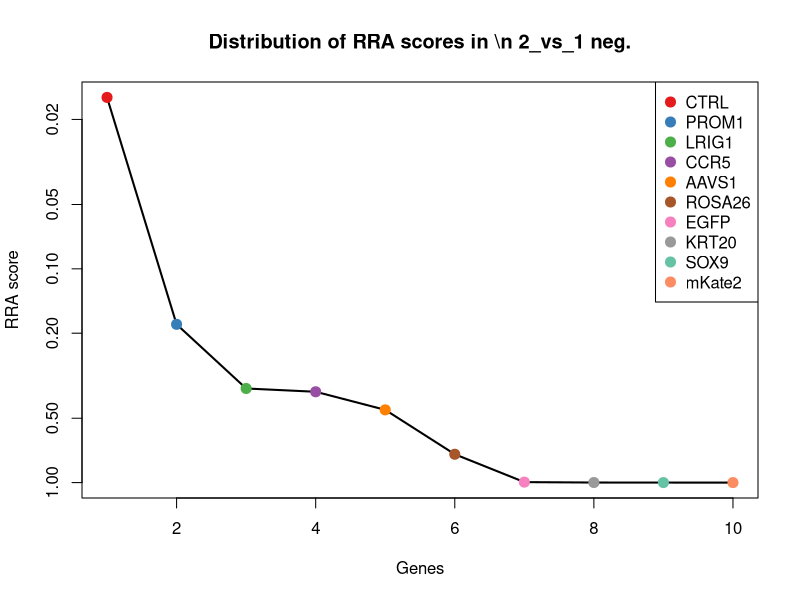
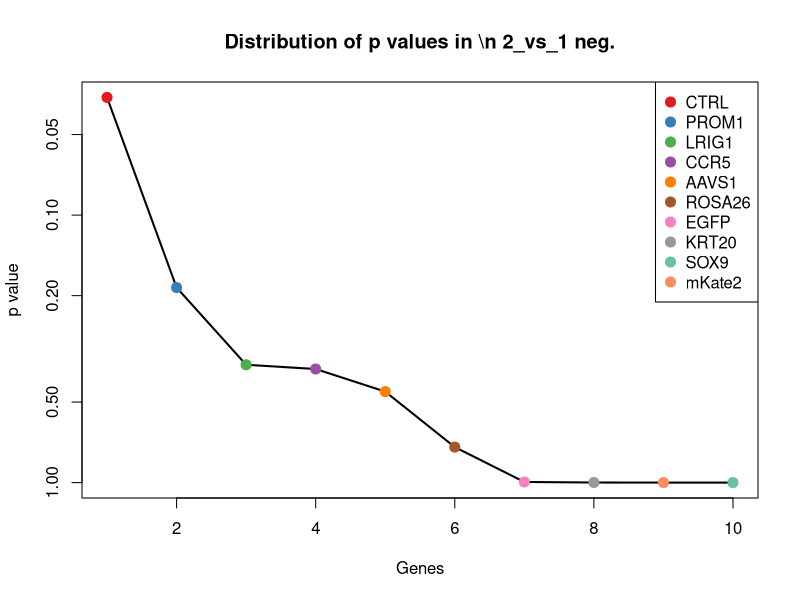
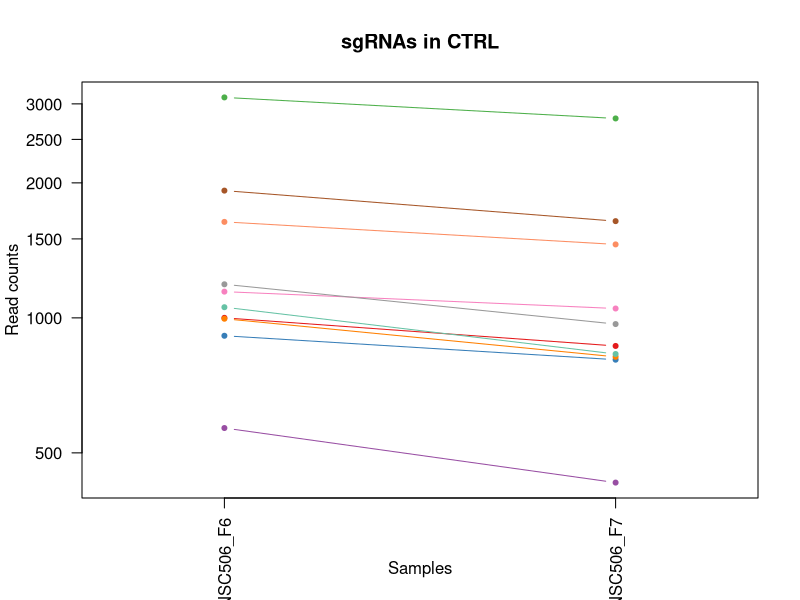
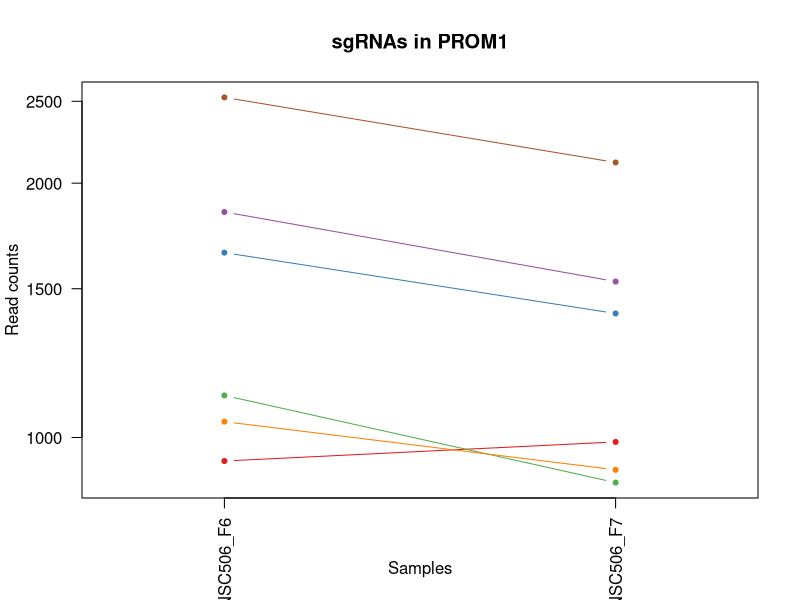
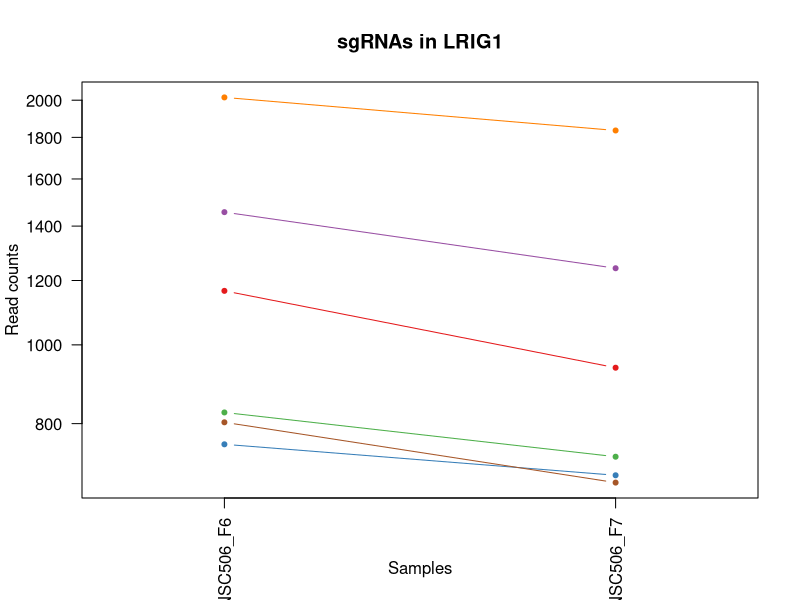
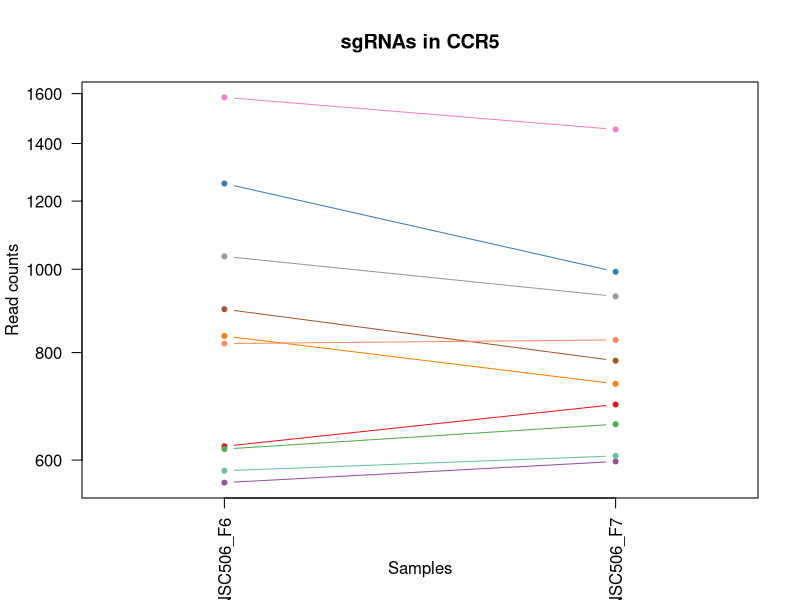
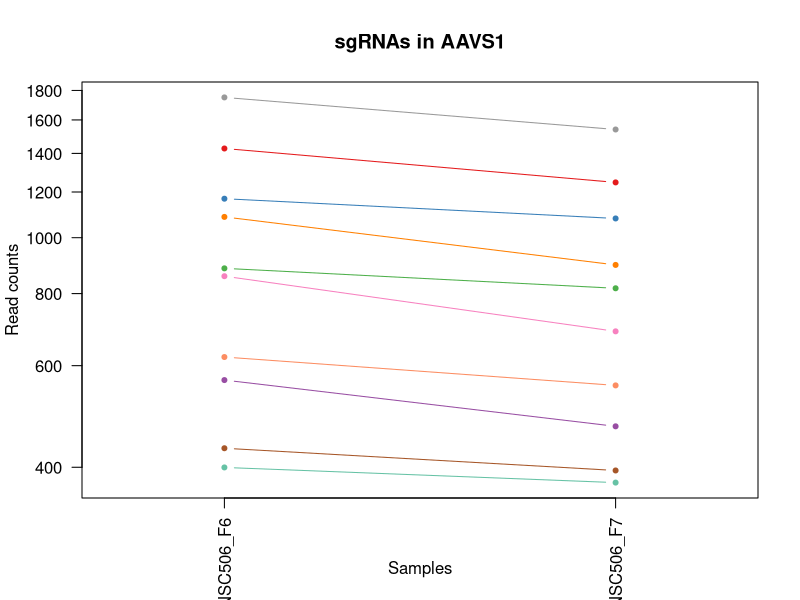
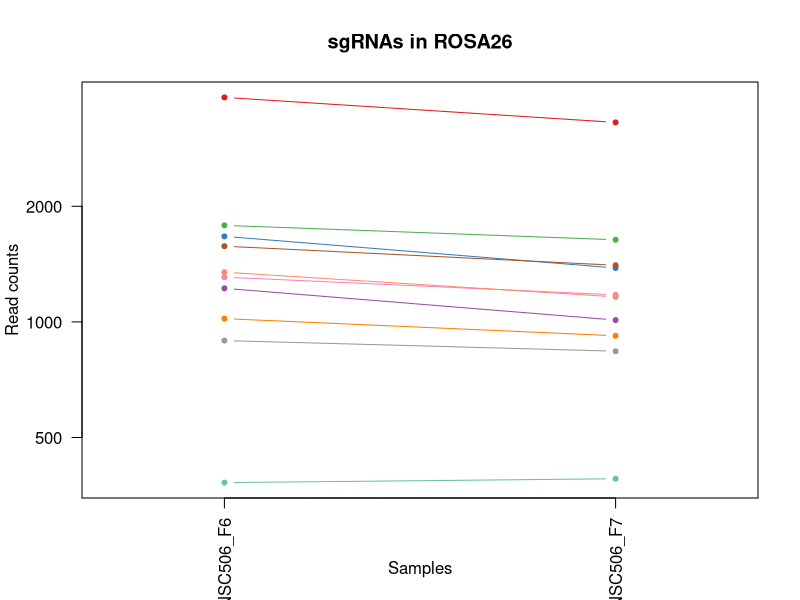

R code for these plots, in order: (Note: this script raises an error after producing the figures.)
pdf(file='S6B_c1_t2.pdf',width=4.5,height=4.5);
gstable=read.table('S6B_c1_t2.gene_summary.txt',header=T)
# 
#
# parameters
# Do not modify the variables beginning with "__"

# gstablename='__GENE_SUMMARY_FILE__'
startindex=3
# outputfile='__OUTPUT_FILE__'
targetgenelist=c("CTRL","PROM1","LRIG1","CCR5","AAVS1","ROSA26","EGFP","KRT20","SOX9","mKate2")
# samplelabel=sub('.\\w+.\\w+$','',colnames(gstable)[startindex]);
samplelabel='2_vs_1 neg.'


# You need to write some codes in front of this code:
# gstable=read.table(gstablename,header=T)
# pdf(file=outputfile,width=6,height=6)


# set up color using RColorBrewer
#library(RColorBrewer)
#colors <- brewer.pal(length(targetgenelist), "Set1")

colors=c( "#E41A1C", "#377EB8", "#4DAF4A", "#984EA3", "#FF7F00",  "#A65628", "#F781BF",
          "#999999", "#66C2A5", "#FC8D62", "#8DA0CB", "#E78AC3", "#A6D854", "#FFD92F", "#E5C494", "#B3B3B3", 
          "#8DD3C7", "#FFFFB3", "#BEBADA", "#FB8072", "#80B1D3", "#FDB462", "#B3DE69", "#FCCDE5",
          "#D9D9D9", "#BC80BD", "#CCEBC5", "#FFED6F")

######
# function definition

plotrankedvalues<-function(val, tglist, ...){
  
  plot(val,log='y',ylim=c(max(val),min(val)),type='l',lwd=2, ...)
  if(length(tglist)>0){
    for(i in 1:length(tglist)){
      targetgene=tglist[i];
      tx=which(names(val)==targetgene);ty=val[targetgene];
      points(tx,ty,col=colors[(i %% length(colors)) ],cex=2,pch=20)
      # text(tx+50,ty,targetgene,col=colors[i])
    }
    legend('topright',tglist,pch=20,pt.cex = 2,cex=1,col=colors)
  }
}



plotrandvalues<-function(val,targetgenelist, ...){
  # choose the one with the best distance distribution
  
  mindiffvalue=0;
  randval=val;
  for(i in 1:20){
    randval0=sample(val)
    vindex=sort(which(names(randval0) %in% targetgenelist))
    if(max(vindex)>0.9*length(val)){
      # print('pass...')
      next;
    }
    mindiffind=min(diff(vindex));
    if (mindiffind > mindiffvalue){
      mindiffvalue=mindiffind;
      randval=randval0;
      # print(paste('Diff: ',mindiffvalue))
    }
  }
  plot(randval,log='y',ylim=c(max(randval),min(randval)),pch=20,col='grey', ...)
  
  if(length(targetgenelist)>0){
    for(i in 1:length(targetgenelist)){
      targetgene=targetgenelist[i];
      tx=which(names(randval)==targetgene);ty=randval[targetgene];
      points(tx,ty,col=colors[(i %% length(colors)) ],cex=2,pch=20)
      text(tx+50,ty,targetgene,col=colors[i])
    }
  }
  
}




# set.seed(1235)



pvec=gstable[,startindex]
names(pvec)=gstable[,'id']
pvec=sort(pvec);

plotrankedvalues(pvec,targetgenelist,xlab='Genes',ylab='RRA score',main=paste('Distribution of RRA scores in \\n',samplelabel))

# plotrandvalues(pvec,targetgenelist,xlab='Genes',ylab='RRA score',main=paste('Distribution of RRA scores in \\n',samplelabel))


pvec=gstable[,startindex+1]
names(pvec)=gstable[,'id']
pvec=sort(pvec);

plotrankedvalues(pvec,targetgenelist,xlab='Genes',ylab='p value',main=paste('Distribution of p values in \\n',samplelabel))

# plotrandvalues(pvec,targetgenelist,xlab='Genes',ylab='p value',main=paste('Distribution of p values in \\n',samplelabel))



# you need to write after this code:
# dev.off()






# parameters
# Do not modify the variables beginning with "__"
targetmat=list(c(999.0746671059019,864.6739460594011),c(911.143968028296,805.7358600035835),c(3100.3151657535195,2782.772923901265),c(567.0014043969762,428.23368855746014),c(994.5265274984396,817.6726875591921),c(1920.8309608849434,1642.0598406184142),c(1143.099088008877,1048.202669726884),c(1187.0644375476802,967.6290837265258),c(1055.1683889312712,829.6095151148008),c(1635.8142121506346,1457.0390135064802))
targetgene="CTRL"
collabel=c("S46_MNSC506_F6","S47_MNSC506_F7")

# set up color using RColorBrewer
#library(RColorBrewer)
#colors <- brewer.pal(length(targetgenelist), "Set1")

colors=c( "#E41A1C", "#377EB8", "#4DAF4A", "#984EA3", "#FF7F00",  "#A65628", "#F781BF",
          "#999999", "#66C2A5", "#FC8D62", "#8DA0CB", "#E78AC3", "#A6D854", "#FFD92F", "#E5C494", "#B3B3B3", 
          "#8DD3C7", "#FFFFB3", "#BEBADA", "#FB8072", "#80B1D3", "#FDB462", "#B3DE69", "#FCCDE5",
          "#D9D9D9", "#BC80BD", "#CCEBC5", "#FFED6F")


## code

targetmatvec=unlist(targetmat)+1
yrange=range(targetmatvec[targetmatvec>0]);
# yrange[1]=1; # set the minimum value to 1
for(i in 1:length(targetmat)){
  vali=targetmat[[i]]+1;
  if(i==1){
    plot(1:length(vali),vali,type='b',las=1,pch=20,main=paste('sgRNAs in',targetgene),ylab='Read counts',xlab='Samples',xlim=c(0.7,length(vali)+0.3),ylim = yrange,col=colors[(i %% length(colors))],xaxt='n',log='y')
    axis(1,at=1:length(vali),labels=(collabel),las=2)
    # lines(0:100,rep(1,101),col='black');
  }else{
    lines(1:length(vali),vali,type='b',pch=20,col=colors[(i %% length(colors))])
  }
}




# parameters
# Do not modify the variables beginning with "__"
targetmat=list(c(936.9167591372494,987.0264285043897),c(1654.006770580484,1401.0851343395645),c(1120.3583899715652,883.3252391150397),c(1848.0607271655454,1528.659978840132),c(1043.0400166447048,914.6594114485124),c(2525.7335286774396,2115.056632509407))
targetgene="PROM1"
collabel=c("S46_MNSC506_F6","S47_MNSC506_F7")

# set up color using RColorBrewer
#library(RColorBrewer)
#colors <- brewer.pal(length(targetgenelist), "Set1")

colors=c( "#E41A1C", "#377EB8", "#4DAF4A", "#984EA3", "#FF7F00",  "#A65628", "#F781BF",
          "#999999", "#66C2A5", "#FC8D62", "#8DA0CB", "#E78AC3", "#A6D854", "#FFD92F", "#E5C494", "#B3B3B3", 
          "#8DD3C7", "#FFFFB3", "#BEBADA", "#FB8072", "#80B1D3", "#FDB462", "#B3DE69", "#FCCDE5",
          "#D9D9D9", "#BC80BD", "#CCEBC5", "#FFED6F")


## code

targetmatvec=unlist(targetmat)+1
yrange=range(targetmatvec[targetmatvec>0]);
# yrange[1]=1; # set the minimum value to 1
for(i in 1:length(targetmat)){
  vali=targetmat[[i]]+1;
  if(i==1){
    plot(1:length(vali),vali,type='b',las=1,pch=20,main=paste('sgRNAs in',targetgene),ylab='Read counts',xlab='Samples',xlim=c(0.7,length(vali)+0.3),ylim = yrange,col=colors[(i %% length(colors))],xaxt='n',log='y')
    axis(1,at=1:length(vali),labels=(collabel),las=2)
    # lines(0:100,rep(1,101),col='black');
  }else{
    lines(1:length(vali),vali,type='b',pch=20,col=colors[(i %% length(colors))])
  }
}




# parameters
# Do not modify the variables beginning with "__"
targetmat=list(c(1164.3237395103683,936.2949113930531),c(753.4751283029336,690.0978430586248),c(824.7293154865108,727.4004291699018),c(1455.4046743879603,1241.4300657832991),c(2014.8258461058326,1834.5411849526035),c(801.988617449199,675.9228603363395))
targetgene="LRIG1"
collabel=c("S46_MNSC506_F6","S47_MNSC506_F7")

# set up color using RColorBrewer
#library(RColorBrewer)
#colors <- brewer.pal(length(targetgenelist), "Set1")

colors=c( "#E41A1C", "#377EB8", "#4DAF4A", "#984EA3", "#FF7F00",  "#A65628", "#F781BF",
          "#999999", "#66C2A5", "#FC8D62", "#8DA0CB", "#E78AC3", "#A6D854", "#FFD92F", "#E5C494", "#B3B3B3", 
          "#8DD3C7", "#FFFFB3", "#BEBADA", "#FB8072", "#80B1D3", "#FDB462", "#B3DE69", "#FCCDE5",
          "#D9D9D9", "#BC80BD", "#CCEBC5", "#FFED6F")


## code

targetmatvec=unlist(targetmat)+1
yrange=range(targetmatvec[targetmatvec>0]);
# yrange[1]=1; # set the minimum value to 1
for(i in 1:length(targetmat)){
  vali=targetmat[[i]]+1;
  if(i==1){
    plot(1:length(vali),vali,type='b',las=1,pch=20,main=paste('sgRNAs in',targetgene),ylab='Read counts',xlab='Samples',xlim=c(0.7,length(vali)+0.3),ylim = yrange,col=colors[(i %% length(colors))],xaxt='n',log='y')
    axis(1,at=1:length(vali),labels=(collabel),las=2)
    # lines(0:100,rep(1,101),col='black');
  }else{
    lines(1:length(vali),vali,type='b',pch=20,col=colors[(i %% length(colors))])
  }
}




# parameters
# Do not modify the variables beginning with "__"
targetmat=list(c(621.5790796865247,695.3202051142035),c(1256.8025781954366,992.2487905599686),c(617.0309400790624,659.5097224473776),c(563.9693113253346,596.8413777804323),c(835.3416412372563,734.8609463921572),c(897.4995492059088,781.8622048923662),c(1582.7525833969069,1452.562703173127),c(1033.9437374297802,928.8343941707976),c(582.1618697551842,605.7939984471387),c(818.6651293432277,826.6253082258986))
targetgene="CCR5"
collabel=c("S46_MNSC506_F6","S47_MNSC506_F7")

# set up color using RColorBrewer
#library(RColorBrewer)
#colors <- brewer.pal(length(targetgenelist), "Set1")

colors=c( "#E41A1C", "#377EB8", "#4DAF4A", "#984EA3", "#FF7F00",  "#A65628", "#F781BF",
          "#999999", "#66C2A5", "#FC8D62", "#8DA0CB", "#E78AC3", "#A6D854", "#FFD92F", "#E5C494", "#B3B3B3", 
          "#8DD3C7", "#FFFFB3", "#BEBADA", "#FB8072", "#80B1D3", "#FDB462", "#B3DE69", "#FCCDE5",
          "#D9D9D9", "#BC80BD", "#CCEBC5", "#FFED6F")


## code

targetmatvec=unlist(targetmat)+1
yrange=range(targetmatvec[targetmatvec>0]);
# yrange[1]=1; # set the minimum value to 1
for(i in 1:length(targetmat)){
  vali=targetmat[[i]]+1;
  if(i==1){
    plot(1:length(vali),vali,type='b',las=1,pch=20,main=paste('sgRNAs in',targetgene),ylab='Read counts',xlab='Samples',xlim=c(0.7,length(vali)+0.3),ylim = yrange,col=colors[(i %% length(colors))],xaxt='n',log='y')
    axis(1,at=1:length(vali),labels=(collabel),las=2)
    # lines(0:100,rep(1,101),col='black');
  }else{
    lines(1:length(vali),vali,type='b',pch=20,col=colors[(i %% length(colors))])
  }
}




# parameters
# Do not modify the variables beginning with "__"
targetmat=list(c(1426.5997902073652,1245.9063761166524),c(1167.3558325820097,1078.7907903381313),c(883.8551303835217,816.1805841147411),c(565.4853578611554,470.01258500209036),c(1085.4893196476871,896.0081183928738),c(430.5572161731049,393.9153093350853),c(856.5662927387475,687.1136361697226),c(1749.517702337194,1539.1047029512897),c(398.72023892086827,375.26401627944676),c(620.0630331507039,553.5703778913509))
targetgene="AAVS1"
collabel=c("S46_MNSC506_F6","S47_MNSC506_F7")

# set up color using RColorBrewer
#library(RColorBrewer)
#colors <- brewer.pal(length(targetgenelist), "Set1")

colors=c( "#E41A1C", "#377EB8", "#4DAF4A", "#984EA3", "#FF7F00",  "#A65628", "#F781BF",
          "#999999", "#66C2A5", "#FC8D62", "#8DA0CB", "#E78AC3", "#A6D854", "#FFD92F", "#E5C494", "#B3B3B3", 
          "#8DD3C7", "#FFFFB3", "#BEBADA", "#FB8072", "#80B1D3", "#FDB462", "#B3DE69", "#FCCDE5",
          "#D9D9D9", "#BC80BD", "#CCEBC5", "#FFED6F")


## code

targetmatvec=unlist(targetmat)+1
yrange=range(targetmatvec[targetmatvec>0]);
# yrange[1]=1; # set the minimum value to 1
for(i in 1:length(targetmat)){
  vali=targetmat[[i]]+1;
  if(i==1){
    plot(1:length(vali),vali,type='b',las=1,pch=20,main=paste('sgRNAs in',targetgene),ylab='Read counts',xlab='Samples',xlim=c(0.7,length(vali)+0.3),ylim = yrange,col=colors[(i %% length(colors))],xaxt='n',log='y')
    axis(1,at=1:length(vali),labels=(collabel),las=2)
    # lines(0:100,rep(1,101),col='black');
  }else{
    lines(1:length(vali),vali,type='b',pch=20,col=colors[(i %% length(colors))])
  }
}




# parameters
# Do not modify the variables beginning with "__"
targetmat=list(c(3841.6619217698867,3306.5012329035944),c(1669.1672359386919,1380.1956861172496),c(1782.8707261252514,1635.3453751183843),c(1221.9335078715583,1010.1540318933816),c(1018.7832720715722,919.1357217818656),c(1573.656304181982,1403.3232895062413),c(1306.8321138775227,1175.031462505226),c(892.9514095984465,837.8160840592817),c(380.52768049101877,389.43899900173204),c(1346.2493238088632,1160.8564797829406))
targetgene="ROSA26"
collabel=c("S46_MNSC506_F6","S47_MNSC506_F7")

# set up color using RColorBrewer
#library(RColorBrewer)
#colors <- brewer.pal(length(targetgenelist), "Set1")

colors=c( "#E41A1C", "#377EB8", "#4DAF4A", "#984EA3", "#FF7F00",  "#A65628", "#F781BF",
          "#999999", "#66C2A5", "#FC8D62", "#8DA0CB", "#E78AC3", "#A6D854", "#FFD92F", "#E5C494", "#B3B3B3", 
          "#8DD3C7", "#FFFFB3", "#BEBADA", "#FB8072", "#80B1D3", "#FDB462", "#B3DE69", "#FCCDE5",
          "#D9D9D9", "#BC80BD", "#CCEBC5", "#FFED6F")


## code

targetmatvec=unlist(targetmat)+1
yrange=range(targetmatvec[targetmatvec>0]);
# yrange[1]=1; # set the minimum value to 1
for(i in 1:length(targetmat)){
  vali=targetmat[[i]]+1;
  if(i==1){
    plot(1:length(vali),vali,type='b',las=1,pch=20,main=paste('sgRNAs in',targetgene),ylab='Read counts',xlab='Samples',xlim=c(0.7,length(vali)+0.3),ylim = yrange,col=colors[(i %% length(colors))],xaxt='n',log='y')
    axis(1,at=1:length(vali),labels=(collabel),las=2)
    # lines(0:100,rep(1,101),col='black');
  }else{
    lines(1:length(vali),vali,type='b',pch=20,col=colors[(i %% length(colors))])
  }
}




# parameters
# Do not modify the variables beginning with "__"
targetmat=list(c(1415.9874644566196,1665.187444007406),c(1902.638402455094,2132.215822120594),c(971.7858294611276,908.690997670708),c(883.8551303835217,1031.7895318379221),c(1755.5818884804771,1883.7805986194892),c(1813.1916568416673,2053.134339564687))
targetgene="EGFP"
collabel=c("S46_MNSC506_F6","S47_MNSC506_F7")

# set up color using RColorBrewer
#library(RColorBrewer)
#colors <- brewer.pal(length(targetgenelist), "Set1")

colors=c( "#E41A1C", "#377EB8", "#4DAF4A", "#984EA3", "#FF7F00",  "#A65628", "#F781BF",
          "#999999", "#66C2A5", "#FC8D62", "#8DA0CB", "#E78AC3", "#A6D854", "#FFD92F", "#E5C494", "#B3B3B3", 
          "#8DD3C7", "#FFFFB3", "#BEBADA", "#FB8072", "#80B1D3", "#FDB462", "#B3DE69", "#FCCDE5",
          "#D9D9D9", "#BC80BD", "#CCEBC5", "#FFED6F")


## code

targetmatvec=unlist(targetmat)+1
yrange=range(targetmatvec[targetmatvec>0]);
# yrange[1]=1; # set the minimum value to 1
for(i in 1:length(targetmat)){
  vali=targetmat[[i]]+1;
  if(i==1){
    plot(1:length(vali),vali,type='b',las=1,pch=20,main=paste('sgRNAs in',targetgene),ylab='Read counts',xlab='Samples',xlim=c(0.7,length(vali)+0.3),ylim = yrange,col=colors[(i %% length(colors))],xaxt='n',log='y')
    axis(1,at=1:length(vali),labels=(collabel),las=2)
    # lines(0:100,rep(1,101),col='black');
  }else{
    lines(1:length(vali),vali,type='b',pch=20,col=colors[(i %% length(colors))])
  }
}




# parameters
# Do not modify the variables beginning with "__"
targetmat=list(c(873.2428046327761,985.5343250599387),c(1067.2967612178375,1307.828669061372),c(897.4995492059088,980.3119630043599),c(454.81396074623757,518.5059469467504),c(1754.0658419446563,1904.6700468418044),c(744.3788490880089,815.4345323925155))
targetgene="KRT20"
collabel=c("S46_MNSC506_F6","S47_MNSC506_F7")

# set up color using RColorBrewer
#library(RColorBrewer)
#colors <- brewer.pal(length(targetgenelist), "Set1")

colors=c( "#E41A1C", "#377EB8", "#4DAF4A", "#984EA3", "#FF7F00",  "#A65628", "#F781BF",
          "#999999", "#66C2A5", "#FC8D62", "#8DA0CB", "#E78AC3", "#A6D854", "#FFD92F", "#E5C494", "#B3B3B3", 
          "#8DD3C7", "#FFFFB3", "#BEBADA", "#FB8072", "#80B1D3", "#FDB462", "#B3DE69", "#FCCDE5",
          "#D9D9D9", "#BC80BD", "#CCEBC5", "#FFED6F")


## code

targetmatvec=unlist(targetmat)+1
yrange=range(targetmatvec[targetmatvec>0]);
# yrange[1]=1; # set the minimum value to 1
for(i in 1:length(targetmat)){
  vali=targetmat[[i]]+1;
  if(i==1){
    plot(1:length(vali),vali,type='b',las=1,pch=20,main=paste('sgRNAs in',targetgene),ylab='Read counts',xlab='Samples',xlim=c(0.7,length(vali)+0.3),ylim = yrange,col=colors[(i %% length(colors))],xaxt='n',log='y')
    axis(1,at=1:length(vali),labels=(collabel),las=2)
    # lines(0:100,rep(1,101),col='black');
  }else{
    lines(1:length(vali),vali,type='b',pch=20,col=colors[(i %% length(colors))])
  }
}




# parameters
# Do not modify the variables beginning with "__"
targetmat=list(c(1121.874436507386,1366.0207033949644),c(902.0476888133712,1047.4566180046586),c(412.3646577432554,502.0928090577886),c(513.9397756432485,744.5596187810892),c(1124.9065295790276,1559.2480994513792),c(1558.4958388237742,1874.8279779527827))
targetgene="SOX9"
collabel=c("S46_MNSC506_F6","S47_MNSC506_F7")

# set up color using RColorBrewer
#library(RColorBrewer)
#colors <- brewer.pal(length(targetgenelist), "Set1")

colors=c( "#E41A1C", "#377EB8", "#4DAF4A", "#984EA3", "#FF7F00",  "#A65628", "#F781BF",
          "#999999", "#66C2A5", "#FC8D62", "#8DA0CB", "#E78AC3", "#A6D854", "#FFD92F", "#E5C494", "#B3B3B3", 
          "#8DD3C7", "#FFFFB3", "#BEBADA", "#FB8072", "#80B1D3", "#FDB462", "#B3DE69", "#FCCDE5",
          "#D9D9D9", "#BC80BD", "#CCEBC5", "#FFED6F")


## code

targetmatvec=unlist(targetmat)+1
yrange=range(targetmatvec[targetmatvec>0]);
# yrange[1]=1; # set the minimum value to 1
for(i in 1:length(targetmat)){
  vali=targetmat[[i]]+1;
  if(i==1){
    plot(1:length(vali),vali,type='b',las=1,pch=20,main=paste('sgRNAs in',targetgene),ylab='Read counts',xlab='Samples',xlim=c(0.7,length(vali)+0.3),ylim = yrange,col=colors[(i %% length(colors))],xaxt='n',log='y')
    axis(1,at=1:length(vali),labels=(collabel),las=2)
    # lines(0:100,rep(1,101),col='black');
  }else{
    lines(1:length(vali),vali,type='b',pch=20,col=colors[(i %% length(colors))])
  }
}




# parameters
# Do not modify the variables beginning with "__"
targetmat=list(c(589.7421024342881,1308.5747207835977),c(829.2774550939732,1661.4571853962782),c(774.6997798044247,1507.0244788955913),c(695.8653599417435,1069.8381696714248),c(636.7395450447326,1287.6852725612825),c(1059.7165285387337,2196.3762702319905))
targetgene="mKate2"
collabel=c("S46_MNSC506_F6","S47_MNSC506_F7")

# set up color using RColorBrewer
#library(RColorBrewer)
#colors <- brewer.pal(length(targetgenelist), "Set1")

colors=c( "#E41A1C", "#377EB8", "#4DAF4A", "#984EA3", "#FF7F00",  "#A65628", "#F781BF",
          "#999999", "#66C2A5", "#FC8D62", "#8DA0CB", "#E78AC3", "#A6D854", "#FFD92F", "#E5C494", "#B3B3B3", 
          "#8DD3C7", "#FFFFB3", "#BEBADA", "#FB8072", "#80B1D3", "#FDB462", "#B3DE69", "#FCCDE5",
          "#D9D9D9", "#BC80BD", "#CCEBC5", "#FFED6F")


## code

targetmatvec=unlist(targetmat)+1
yrange=range(targetmatvec[targetmatvec>0]);
# yrange[1]=1; # set the minimum value to 1
for(i in 1:length(targetmat)){
  vali=targetmat[[i]]+1;
  if(i==1){
    plot(1:length(vali),vali,type='b',las=1,pch=20,main=paste('sgRNAs in',targetgene),ylab='Read counts',xlab='Samples',xlim=c(0.7,length(vali)+0.3),ylim = yrange,col=colors[(i %% length(colors))],xaxt='n',log='y')
    axis(1,at=1:length(vali),labels=(collabel),las=2)
    # lines(0:100,rep(1,101),col='black');
  }else{
    lines(1:length(vali),vali,type='b',pch=20,col=colors[(i %% length(colors))])
  }
}



# 
#
# parameters
# Do not modify the variables beginning with "__"

# gstablename='__GENE_SUMMARY_FILE__'
startindex=9
# outputfile='__OUTPUT_FILE__'
targetgenelist=c("mKate2","SOX9","KRT20","EGFP","PROM1","CCR5","LRIG1","ROSA26","AAVS1","CTRL")
# samplelabel=sub('.\\w+.\\w+$','',colnames(gstable)[startindex]);
samplelabel='2_vs_1 pos.'


# You need to write some codes in front of this code:
# gstable=read.table(gstablename,header=T)
# pdf(file=outputfile,width=6,height=6)


# set up color using RColorBrewer
#library(RColorBrewer)
#colors <- brewer.pal(length(targetgenelist), "Set1")

colors=c( "#E41A1C", "#377EB8", "#4DAF4A", "#984EA3", "#FF7F00",  "#A65628", "#F781BF",
          "#999999", "#66C2A5", "#FC8D62", "#8DA0CB", "#E78AC3", "#A6D854", "#FFD92F", "#E5C494", "#B3B3B3", 
          "#8DD3C7", "#FFFFB3", "#BEBADA", "#FB8072", "#80B1D3", "#FDB462", "#B3DE69", "#FCCDE5",
          "#D9D9D9", "#BC80BD", "#CCEBC5", "#FFED6F")

######
# function definition

plotrankedvalues<-function(val, tglist, ...){
  
  plot(val,log='y',ylim=c(max(val),min(val)),type='l',lwd=2, ...)
  if(length(tglist)>0){
    for(i in 1:length(tglist)){
      targetgene=tglist[i];
      tx=which(names(val)==targetgene);ty=val[targetgene];
      points(tx,ty,col=colors[(i %% length(colors)) ],cex=2,pch=20)
      # text(tx+50,ty,targetgene,col=colors[i])
    }
    legend('topright',tglist,pch=20,pt.cex = 2,cex=1,col=colors)
  }
}



plotrandvalues<-function(val,targetgenelist, ...){
  # choose the one with the best distance distribution
  
  mindiffvalue=0;
  randval=val;
  for(i in 1:20){
    randval0=sample(val)
    vindex=sort(which(names(randval0) %in% targetgenelist))
    if(max(vindex)>0.9*length(val)){
      # print('pass...')
      next;
    }
    mindiffind=min(diff(vindex));
    if (mindiffind > mindiffvalue){
      mindiffvalue=mindiffind;
      randval=randval0;
      # print(paste('Diff: ',mindiffvalue))
    }
  }
  plot(randval,log='y',ylim=c(max(randval),min(randval)),pch=20,col='grey', ...)
  
  if(length(targetgenelist)>0){
    for(i in 1:length(targetgenelist)){
      targetgene=targetgenelist[i];
      tx=which(names(randval)==targetgene);ty=randval[targetgene];
      points(tx,ty,col=colors[(i %% length(colors)) ],cex=2,pch=20)
      text(tx+50,ty,targetgene,col=colors[i])
    }
  }
  
}




# set.seed(1235)



pvec=gstable[,startindex]
names(pvec)=gstable[,'id']
pvec=sort(pvec);

plotrankedvalues(pvec,targetgenelist,xlab='Genes',ylab='RRA score',main=paste('Distribution of RRA scores in \\n',samplelabel))

# plotrandvalues(pvec,targetgenelist,xlab='Genes',ylab='RRA score',main=paste('Distribution of RRA scores in \\n',samplelabel))


pvec=gstable[,startindex+1]
names(pvec)=gstable[,'id']
pvec=sort(pvec);

plotrankedvalues(pvec,targetgenelist,xlab='Genes',ylab='p value',main=paste('Distribution of p values in \\n',samplelabel))

# plotrandvalues(pvec,targetgenelist,xlab='Genes',ylab='p value',main=paste('Distribution of p values in \\n',samplelabel))



# you need to write after this code:
# dev.off()






# parameters
# Do not modify the variables beginning with "__"
targetmat=list(c(589.7421024342881,1308.5747207835977),c(829.2774550939732,1661.4571853962782),c(774.6997798044247,1507.0244788955913),c(695.8653599417435,1069.8381696714248),c(636.7395450447326,1287.6852725612825),c(1059.7165285387337,2196.3762702319905))
targetgene="mKate2"
collabel=c("S46_MNSC506_F6","S47_MNSC506_F7")

# set up color using RColorBrewer
#library(RColorBrewer)
#colors <- brewer.pal(length(targetgenelist), "Set1")

colors=c( "#E41A1C", "#377EB8", "#4DAF4A", "#984EA3", "#FF7F00",  "#A65628", "#F781BF",
          "#999999", "#66C2A5", "#FC8D62", "#8DA0CB", "#E78AC3", "#A6D854", "#FFD92F", "#E5C494", "#B3B3B3", 
          "#8DD3C7", "#FFFFB3", "#BEBADA", "#FB8072", "#80B1D3", "#FDB462", "#B3DE69", "#FCCDE5",
          "#D9D9D9", "#BC80BD", "#CCEBC5", "#FFED6F")


## code

targetmatvec=unlist(targetmat)+1
yrange=range(targetmatvec[targetmatvec>0]);
# yrange[1]=1; # set the minimum value to 1
for(i in 1:length(targetmat)){
  vali=targetmat[[i]]+1;
  if(i==1){
    plot(1:length(vali),vali,type='b',las=1,pch=20,main=paste('sgRNAs in',targetgene),ylab='Read counts',xlab='Samples',xlim=c(0.7,length(vali)+0.3),ylim = yrange,col=colors[(i %% length(colors))],xaxt='n',log='y')
    axis(1,at=1:length(vali),labels=(collabel),las=2)
    # lines(0:100,rep(1,101),col='black');
  }else{
    lines(1:length(vali),vali,type='b',pch=20,col=colors[(i %% length(colors))])
  }
}




# parameters
# Do not modify the variables beginning with "__"
targetmat=list(c(1121.874436507386,1366.0207033949644),c(902.0476888133712,1047.4566180046586),c(412.3646577432554,502.0928090577886),c(513.9397756432485,744.5596187810892),c(1124.9065295790276,1559.2480994513792),c(1558.4958388237742,1874.8279779527827))
targetgene="SOX9"
collabel=c("S46_MNSC506_F6","S47_MNSC506_F7")

# set up color using RColorBrewer
#library(RColorBrewer)
#colors <- brewer.pal(length(targetgenelist), "Set1")

colors=c( "#E41A1C", "#377EB8", "#4DAF4A", "#984EA3", "#FF7F00",  "#A65628", "#F781BF",
          "#999999", "#66C2A5", "#FC8D62", "#8DA0CB", "#E78AC3", "#A6D854", "#FFD92F", "#E5C494", "#B3B3B3", 
          "#8DD3C7", "#FFFFB3", "#BEBADA", "#FB8072", "#80B1D3", "#FDB462", "#B3DE69", "#FCCDE5",
          "#D9D9D9", "#BC80BD", "#CCEBC5", "#FFED6F")


## code

targetmatvec=unlist(targetmat)+1
yrange=range(targetmatvec[targetmatvec>0]);
# yrange[1]=1; # set the minimum value to 1
for(i in 1:length(targetmat)){
  vali=targetmat[[i]]+1;
  if(i==1){
    plot(1:length(vali),vali,type='b',las=1,pch=20,main=paste('sgRNAs in',targetgene),ylab='Read counts',xlab='Samples',xlim=c(0.7,length(vali)+0.3),ylim = yrange,col=colors[(i %% length(colors))],xaxt='n',log='y')
    axis(1,at=1:length(vali),labels=(collabel),las=2)
    # lines(0:100,rep(1,101),col='black');
  }else{
    lines(1:length(vali),vali,type='b',pch=20,col=colors[(i %% length(colors))])
  }
}




# parameters
# Do not modify the variables beginning with "__"
targetmat=list(c(873.2428046327761,985.5343250599387),c(1067.2967612178375,1307.828669061372),c(897.4995492059088,980.3119630043599),c(454.81396074623757,518.5059469467504),c(1754.0658419446563,1904.6700468418044),c(744.3788490880089,815.4345323925155))
targetgene="KRT20"
collabel=c("S46_MNSC506_F6","S47_MNSC506_F7")

# set up color using RColorBrewer
#library(RColorBrewer)
#colors <- brewer.pal(length(targetgenelist), "Set1")

colors=c( "#E41A1C", "#377EB8", "#4DAF4A", "#984EA3", "#FF7F00",  "#A65628", "#F781BF",
          "#999999", "#66C2A5", "#FC8D62", "#8DA0CB", "#E78AC3", "#A6D854", "#FFD92F", "#E5C494", "#B3B3B3", 
          "#8DD3C7", "#FFFFB3", "#BEBADA", "#FB8072", "#80B1D3", "#FDB462", "#B3DE69", "#FCCDE5",
          "#D9D9D9", "#BC80BD", "#CCEBC5", "#FFED6F")


## code

targetmatvec=unlist(targetmat)+1
yrange=range(targetmatvec[targetmatvec>0]);
# yrange[1]=1; # set the minimum value to 1
for(i in 1:length(targetmat)){
  vali=targetmat[[i]]+1;
  if(i==1){
    plot(1:length(vali),vali,type='b',las=1,pch=20,main=paste('sgRNAs in',targetgene),ylab='Read counts',xlab='Samples',xlim=c(0.7,length(vali)+0.3),ylim = yrange,col=colors[(i %% length(colors))],xaxt='n',log='y')
    axis(1,at=1:length(vali),labels=(collabel),las=2)
    # lines(0:100,rep(1,101),col='black');
  }else{
    lines(1:length(vali),vali,type='b',pch=20,col=colors[(i %% length(colors))])
  }
}




# parameters
# Do not modify the variables beginning with "__"
targetmat=list(c(1415.9874644566196,1665.187444007406),c(1902.638402455094,2132.215822120594),c(971.7858294611276,908.690997670708),c(883.8551303835217,1031.7895318379221),c(1755.5818884804771,1883.7805986194892),c(1813.1916568416673,2053.134339564687))
targetgene="EGFP"
collabel=c("S46_MNSC506_F6","S47_MNSC506_F7")

# set up color using RColorBrewer
#library(RColorBrewer)
#colors <- brewer.pal(length(targetgenelist), "Set1")

colors=c( "#E41A1C", "#377EB8", "#4DAF4A", "#984EA3", "#FF7F00",  "#A65628", "#F781BF",
          "#999999", "#66C2A5", "#FC8D62", "#8DA0CB", "#E78AC3", "#A6D854", "#FFD92F", "#E5C494", "#B3B3B3", 
          "#8DD3C7", "#FFFFB3", "#BEBADA", "#FB8072", "#80B1D3", "#FDB462", "#B3DE69", "#FCCDE5",
          "#D9D9D9", "#BC80BD", "#CCEBC5", "#FFED6F")


## code

targetmatvec=unlist(targetmat)+1
yrange=range(targetmatvec[targetmatvec>0]);
# yrange[1]=1; # set the minimum value to 1
for(i in 1:length(targetmat)){
  vali=targetmat[[i]]+1;
  if(i==1){
    plot(1:length(vali),vali,type='b',las=1,pch=20,main=paste('sgRNAs in',targetgene),ylab='Read counts',xlab='Samples',xlim=c(0.7,length(vali)+0.3),ylim = yrange,col=colors[(i %% length(colors))],xaxt='n',log='y')
    axis(1,at=1:length(vali),labels=(collabel),las=2)
    # lines(0:100,rep(1,101),col='black');
  }else{
    lines(1:length(vali),vali,type='b',pch=20,col=colors[(i %% length(colors))])
  }
}




# parameters
# Do not modify the variables beginning with "__"
targetmat=list(c(936.9167591372494,987.0264285043897),c(1654.006770580484,1401.0851343395645),c(1120.3583899715652,883.3252391150397),c(1848.0607271655454,1528.659978840132),c(1043.0400166447048,914.6594114485124),c(2525.7335286774396,2115.056632509407))
targetgene="PROM1"
collabel=c("S46_MNSC506_F6","S47_MNSC506_F7")

# set up color using RColorBrewer
#library(RColorBrewer)
#colors <- brewer.pal(length(targetgenelist), "Set1")

colors=c( "#E41A1C", "#377EB8", "#4DAF4A", "#984EA3", "#FF7F00",  "#A65628", "#F781BF",
          "#999999", "#66C2A5", "#FC8D62", "#8DA0CB", "#E78AC3", "#A6D854", "#FFD92F", "#E5C494", "#B3B3B3", 
          "#8DD3C7", "#FFFFB3", "#BEBADA", "#FB8072", "#80B1D3", "#FDB462", "#B3DE69", "#FCCDE5",
          "#D9D9D9", "#BC80BD", "#CCEBC5", "#FFED6F")


## code

targetmatvec=unlist(targetmat)+1
yrange=range(targetmatvec[targetmatvec>0]);
# yrange[1]=1; # set the minimum value to 1
for(i in 1:length(targetmat)){
  vali=targetmat[[i]]+1;
  if(i==1){
    plot(1:length(vali),vali,type='b',las=1,pch=20,main=paste('sgRNAs in',targetgene),ylab='Read counts',xlab='Samples',xlim=c(0.7,length(vali)+0.3),ylim = yrange,col=colors[(i %% length(colors))],xaxt='n',log='y')
    axis(1,at=1:length(vali),labels=(collabel),las=2)
    # lines(0:100,rep(1,101),col='black');
  }else{
    lines(1:length(vali),vali,type='b',pch=20,col=colors[(i %% length(colors))])
  }
}




# parameters
# Do not modify the variables beginning with "__"
targetmat=list(c(621.5790796865247,695.3202051142035),c(1256.8025781954366,992.2487905599686),c(617.0309400790624,659.5097224473776),c(563.9693113253346,596.8413777804323),c(835.3416412372563,734.8609463921572),c(897.4995492059088,781.8622048923662),c(1582.7525833969069,1452.562703173127),c(1033.9437374297802,928.8343941707976),c(582.1618697551842,605.7939984471387),c(818.6651293432277,826.6253082258986))
targetgene="CCR5"
collabel=c("S46_MNSC506_F6","S47_MNSC506_F7")

# set up color using RColorBrewer
#library(RColorBrewer)
#colors <- brewer.pal(length(targetgenelist), "Set1")

colors=c( "#E41A1C", "#377EB8", "#4DAF4A", "#984EA3", "#FF7F00",  "#A65628", "#F781BF",
          "#999999", "#66C2A5", "#FC8D62", "#8DA0CB", "#E78AC3", "#A6D854", "#FFD92F", "#E5C494", "#B3B3B3", 
          "#8DD3C7", "#FFFFB3", "#BEBADA", "#FB8072", "#80B1D3", "#FDB462", "#B3DE69", "#FCCDE5",
          "#D9D9D9", "#BC80BD", "#CCEBC5", "#FFED6F")


## code

targetmatvec=unlist(targetmat)+1
yrange=range(targetmatvec[targetmatvec>0]);
# yrange[1]=1; # set the minimum value to 1
for(i in 1:length(targetmat)){
  vali=targetmat[[i]]+1;
  if(i==1){
    plot(1:length(vali),vali,type='b',las=1,pch=20,main=paste('sgRNAs in',targetgene),ylab='Read counts',xlab='Samples',xlim=c(0.7,length(vali)+0.3),ylim = yrange,col=colors[(i %% length(colors))],xaxt='n',log='y')
    axis(1,at=1:length(vali),labels=(collabel),las=2)
    # lines(0:100,rep(1,101),col='black');
  }else{
    lines(1:length(vali),vali,type='b',pch=20,col=colors[(i %% length(colors))])
  }
}




# parameters
# Do not modify the variables beginning with "__"
targetmat=list(c(1164.3237395103683,936.2949113930531),c(753.4751283029336,690.0978430586248),c(824.7293154865108,727.4004291699018),c(1455.4046743879603,1241.4300657832991),c(2014.8258461058326,1834.5411849526035),c(801.988617449199,675.9228603363395))
targetgene="LRIG1"
collabel=c("S46_MNSC506_F6","S47_MNSC506_F7")

# set up color using RColorBrewer
#library(RColorBrewer)
#colors <- brewer.pal(length(targetgenelist), "Set1")

colors=c( "#E41A1C", "#377EB8", "#4DAF4A", "#984EA3", "#FF7F00",  "#A65628", "#F781BF",
          "#999999", "#66C2A5", "#FC8D62", "#8DA0CB", "#E78AC3", "#A6D854", "#FFD92F", "#E5C494", "#B3B3B3", 
          "#8DD3C7", "#FFFFB3", "#BEBADA", "#FB8072", "#80B1D3", "#FDB462", "#B3DE69", "#FCCDE5",
          "#D9D9D9", "#BC80BD", "#CCEBC5", "#FFED6F")


## code

targetmatvec=unlist(targetmat)+1
yrange=range(targetmatvec[targetmatvec>0]);
# yrange[1]=1; # set the minimum value to 1
for(i in 1:length(targetmat)){
  vali=targetmat[[i]]+1;
  if(i==1){
    plot(1:length(vali),vali,type='b',las=1,pch=20,main=paste('sgRNAs in',targetgene),ylab='Read counts',xlab='Samples',xlim=c(0.7,length(vali)+0.3),ylim = yrange,col=colors[(i %% length(colors))],xaxt='n',log='y')
    axis(1,at=1:length(vali),labels=(collabel),las=2)
    # lines(0:100,rep(1,101),col='black');
  }else{
    lines(1:length(vali),vali,type='b',pch=20,col=colors[(i %% length(colors))])
  }
}




# parameters
# Do not modify the variables beginning with "__"
targetmat=list(c(3841.6619217698867,3306.5012329035944),c(1669.1672359386919,1380.1956861172496),c(1782.8707261252514,1635.3453751183843),c(1221.9335078715583,1010.1540318933816),c(1018.7832720715722,919.1357217818656),c(1573.656304181982,1403.3232895062413),c(1306.8321138775227,1175.031462505226),c(892.9514095984465,837.8160840592817),c(380.52768049101877,389.43899900173204),c(1346.2493238088632,1160.8564797829406))
targetgene="ROSA26"
collabel=c("S46_MNSC506_F6","S47_MNSC506_F7")

# set up color using RColorBrewer
#library(RColorBrewer)
#colors <- brewer.pal(length(targetgenelist), "Set1")

colors=c( "#E41A1C", "#377EB8", "#4DAF4A", "#984EA3", "#FF7F00",  "#A65628", "#F781BF",
          "#999999", "#66C2A5", "#FC8D62", "#8DA0CB", "#E78AC3", "#A6D854", "#FFD92F", "#E5C494", "#B3B3B3", 
          "#8DD3C7", "#FFFFB3", "#BEBADA", "#FB8072", "#80B1D3", "#FDB462", "#B3DE69", "#FCCDE5",
          "#D9D9D9", "#BC80BD", "#CCEBC5", "#FFED6F")


## code

targetmatvec=unlist(targetmat)+1
yrange=range(targetmatvec[targetmatvec>0]);
# yrange[1]=1; # set the minimum value to 1
for(i in 1:length(targetmat)){
  vali=targetmat[[i]]+1;
  if(i==1){
    plot(1:length(vali),vali,type='b',las=1,pch=20,main=paste('sgRNAs in',targetgene),ylab='Read counts',xlab='Samples',xlim=c(0.7,length(vali)+0.3),ylim = yrange,col=colors[(i %% length(colors))],xaxt='n',log='y')
    axis(1,at=1:length(vali),labels=(collabel),las=2)
    # lines(0:100,rep(1,101),col='black');
  }else{
    lines(1:length(vali),vali,type='b',pch=20,col=colors[(i %% length(colors))])
  }
}




# parameters
# Do not modify the variables beginning with "__"
targetmat=list(c(1426.5997902073652,1245.9063761166524),c(1167.3558325820097,1078.7907903381313),c(883.8551303835217,816.1805841147411),c(565.4853578611554,470.01258500209036),c(1085.4893196476871,896.0081183928738),c(430.5572161731049,393.9153093350853),c(856.5662927387475,687.1136361697226),c(1749.517702337194,1539.1047029512897),c(398.72023892086827,375.26401627944676),c(620.0630331507039,553.5703778913509))
targetgene="AAVS1"
collabel=c("S46_MNSC506_F6","S47_MNSC506_F7")

# set up color using RColorBrewer
#library(RColorBrewer)
#colors <- brewer.pal(length(targetgenelist), "Set1")

colors=c( "#E41A1C", "#377EB8", "#4DAF4A", "#984EA3", "#FF7F00",  "#A65628", "#F781BF",
          "#999999", "#66C2A5", "#FC8D62", "#8DA0CB", "#E78AC3", "#A6D854", "#FFD92F", "#E5C494", "#B3B3B3", 
          "#8DD3C7", "#FFFFB3", "#BEBADA", "#FB8072", "#80B1D3", "#FDB462", "#B3DE69", "#FCCDE5",
          "#D9D9D9", "#BC80BD", "#CCEBC5", "#FFED6F")


## code

targetmatvec=unlist(targetmat)+1
yrange=range(targetmatvec[targetmatvec>0]);
# yrange[1]=1; # set the minimum value to 1
for(i in 1:length(targetmat)){
  vali=targetmat[[i]]+1;
  if(i==1){
    plot(1:length(vali),vali,type='b',las=1,pch=20,main=paste('sgRNAs in',targetgene),ylab='Read counts',xlab='Samples',xlim=c(0.7,length(vali)+0.3),ylim = yrange,col=colors[(i %% length(colors))],xaxt='n',log='y')
    axis(1,at=1:length(vali),labels=(collabel),las=2)
    # lines(0:100,rep(1,101),col='black');
  }else{
    lines(1:length(vali),vali,type='b',pch=20,col=colors[(i %% length(colors))])
  }
}




# parameters
# Do not modify the variables beginning with "__"
targetmat=list(c(999.0746671059019,864.6739460594011),c(911.143968028296,805.7358600035835),c(3100.3151657535195,2782.772923901265),c(567.0014043969762,428.23368855746014),c(994.5265274984396,817.6726875591921),c(1920.8309608849434,1642.0598406184142),c(1143.099088008877,1048.202669726884),c(1187.0644375476802,967.6290837265258),c(1055.1683889312712,829.6095151148008),c(1635.8142121506346,1457.0390135064802))
targetgene="CTRL"
collabel=c("S46_MNSC506_F6","S47_MNSC506_F7")

# set up color using RColorBrewer
#library(RColorBrewer)
#colors <- brewer.pal(length(targetgenelist), "Set1")

colors=c( "#E41A1C", "#377EB8", "#4DAF4A", "#984EA3", "#FF7F00",  "#A65628", "#F781BF",
          "#999999", "#66C2A5", "#FC8D62", "#8DA0CB", "#E78AC3", "#A6D854", "#FFD92F", "#E5C494", "#B3B3B3", 
          "#8DD3C7", "#FFFFB3", "#BEBADA", "#FB8072", "#80B1D3", "#FDB462", "#B3DE69", "#FCCDE5",
          "#D9D9D9", "#BC80BD", "#CCEBC5", "#FFED6F")


## code

targetmatvec=unlist(targetmat)+1
yrange=range(targetmatvec[targetmatvec>0]);
# yrange[1]=1; # set the minimum value to 1
for(i in 1:length(targetmat)){
  vali=targetmat[[i]]+1;
  if(i==1){
    plot(1:length(vali),vali,type='b',las=1,pch=20,main=paste('sgRNAs in',targetgene),ylab='Read counts',xlab='Samples',xlim=c(0.7,length(vali)+0.3),ylim = yrange,col=colors[(i %% length(colors))],xaxt='n',log='y')
    axis(1,at=1:length(vali),labels=(collabel),las=2)
    # lines(0:100,rep(1,101),col='black');
  }else{
    lines(1:length(vali),vali,type='b',pch=20,col=colors[(i %% length(colors))])
  }
}



dev.off()
Sweave("S6B_c1_t2_summary.Rnw");
library(tools);

texi2dvi("S6B_c1_t2_summary.tex",pdf=TRUE);
